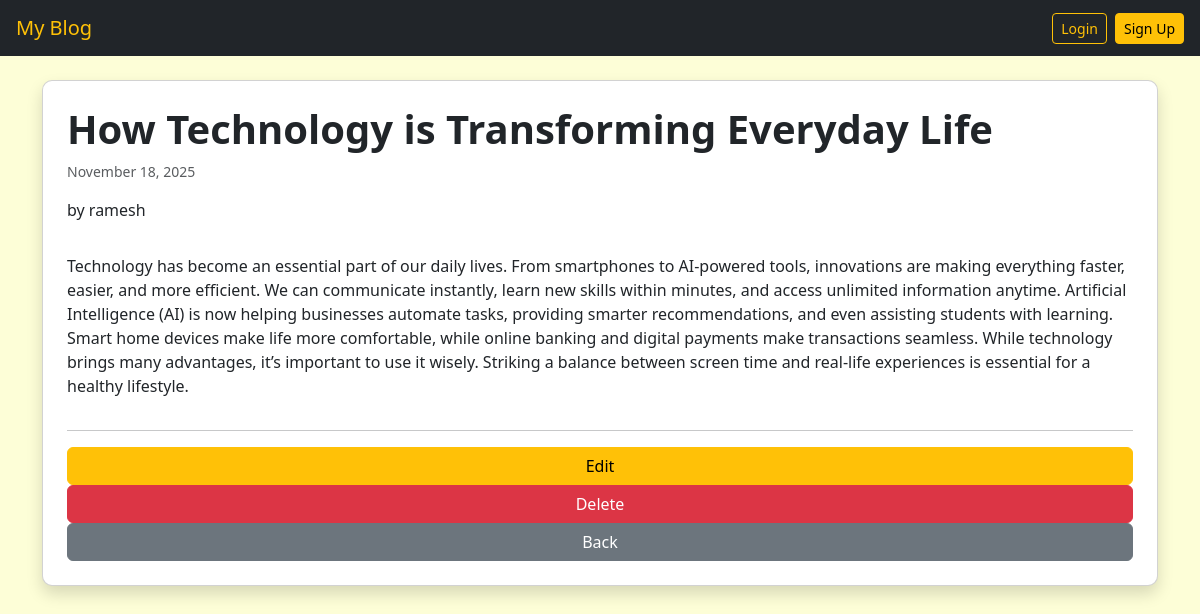
Screenshot of /posts/8/ with the database file from the repository.
### blog/models.py (models this page shows, shortened)
class BlogPost(models.Model):
    title = models.CharField(max_length=200)
    content = models.TextField()
    date_posted = models.DateTimeField(auto_now_add=True)
    author = models.ForeignKey(User, on_delete=models.CASCADE)
    created_at = models.DateTimeField(auto_now_add=True)

### blog/views.py (the view)
# urls.py: path('posts/<int:pk>/', views.post_detail, name='post_detail'),  # view single post
def post_detail(request, pk):
    post = get_object_or_404(BlogPost, pk=pk)
    return render(request, 'blog/post_detail.html', {'post': post})

### blog/templates/blog/post_detail.html (shortened to what this page needs)
{% extends 'blog/base.html' %}
{% block content %}
<div class="card shadow p-4">
    <h1 class="fw-bold">{{ post.title }}</h1>
    <p class="text-muted small">{{ post.created_at|date:"F d, Y" }}</p>
    <p>by {{ post.author.username }}</p>
    <p class="mt-3">{{ post.content }}</p>
    <hr>
    <a href="{% url 'post_update' post.pk %}" class="btn btn-warning">Edit</a>
    <a href="{% url 'post_delete' post.pk %}" class="btn btn-danger">Delete</a>
    <a href="{% url 'post_list' %}" class="btn btn-secondary">Back</a>
</div>
{% endblock %}

### blog/templates/blog/base.html (style rules this page uses)
body { background-color: #fdfed7; }
.card { border-radius: 10px; }

### rows the page displays
BlogPost: title "How Technology is Transforming Everyday Life", created_at "November 18, 2025", author.username "ramesh", content "Technology has become an essential part of our daily lives. From smartphones to AI-powered tools, innovations are making everything faster, easier, and more efficient. We can communicate instantly, learn new skills within minutes, and access unlimited information anytime. Artificial Intelligence (AI) is now helping businesses automate tasks, providing smarter recommendations, and even assisting students with learning. Smart home devices make life more comfortable, while online banking and digital payments make transactions seamless. While technology brings many advantages, it’s important to use it wisely. Striking a balance between screen time and real-life experiences is essential for a…"
